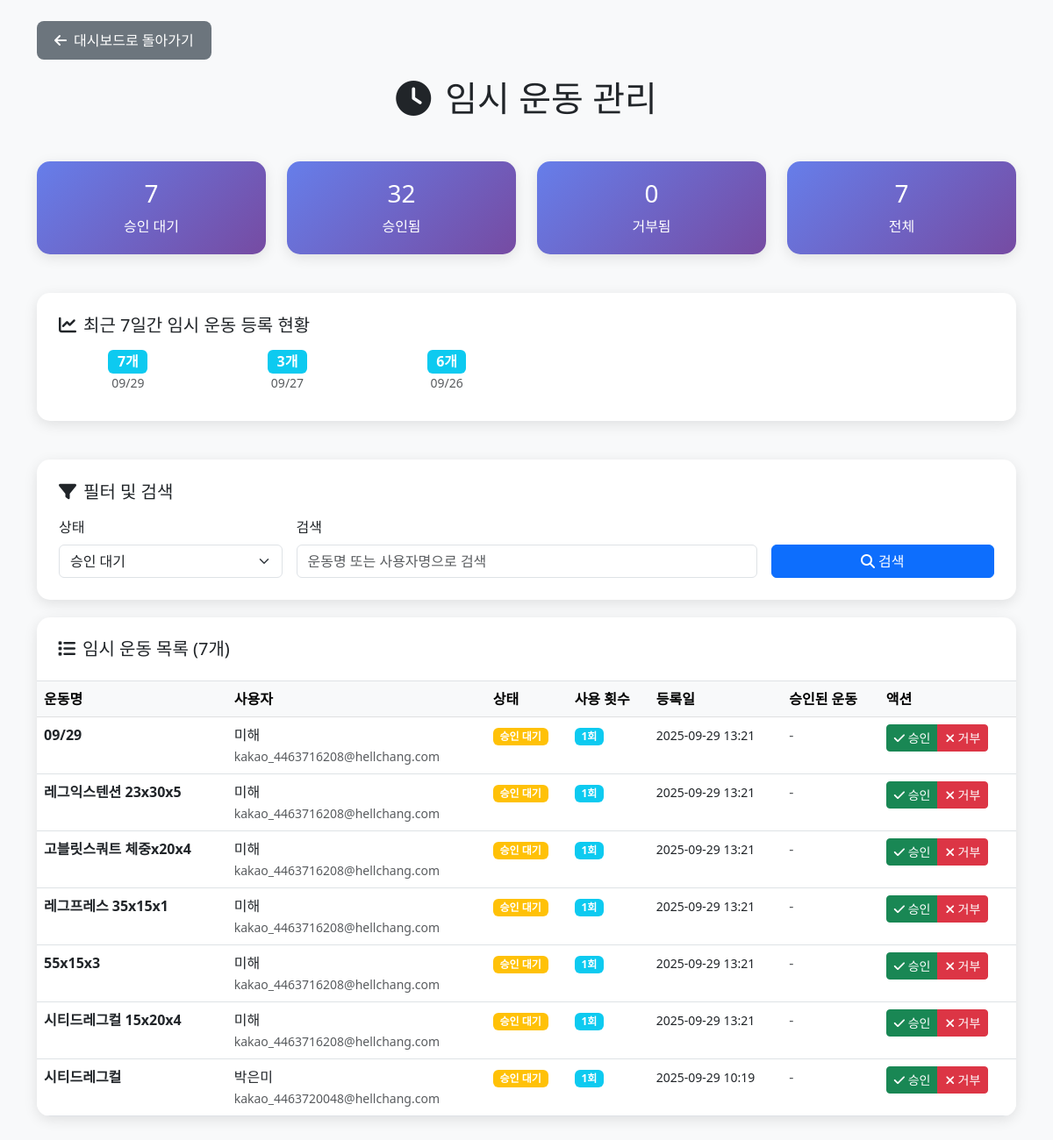
Before: /admin/temp_exercise_management.php (signed in) with the older database file.
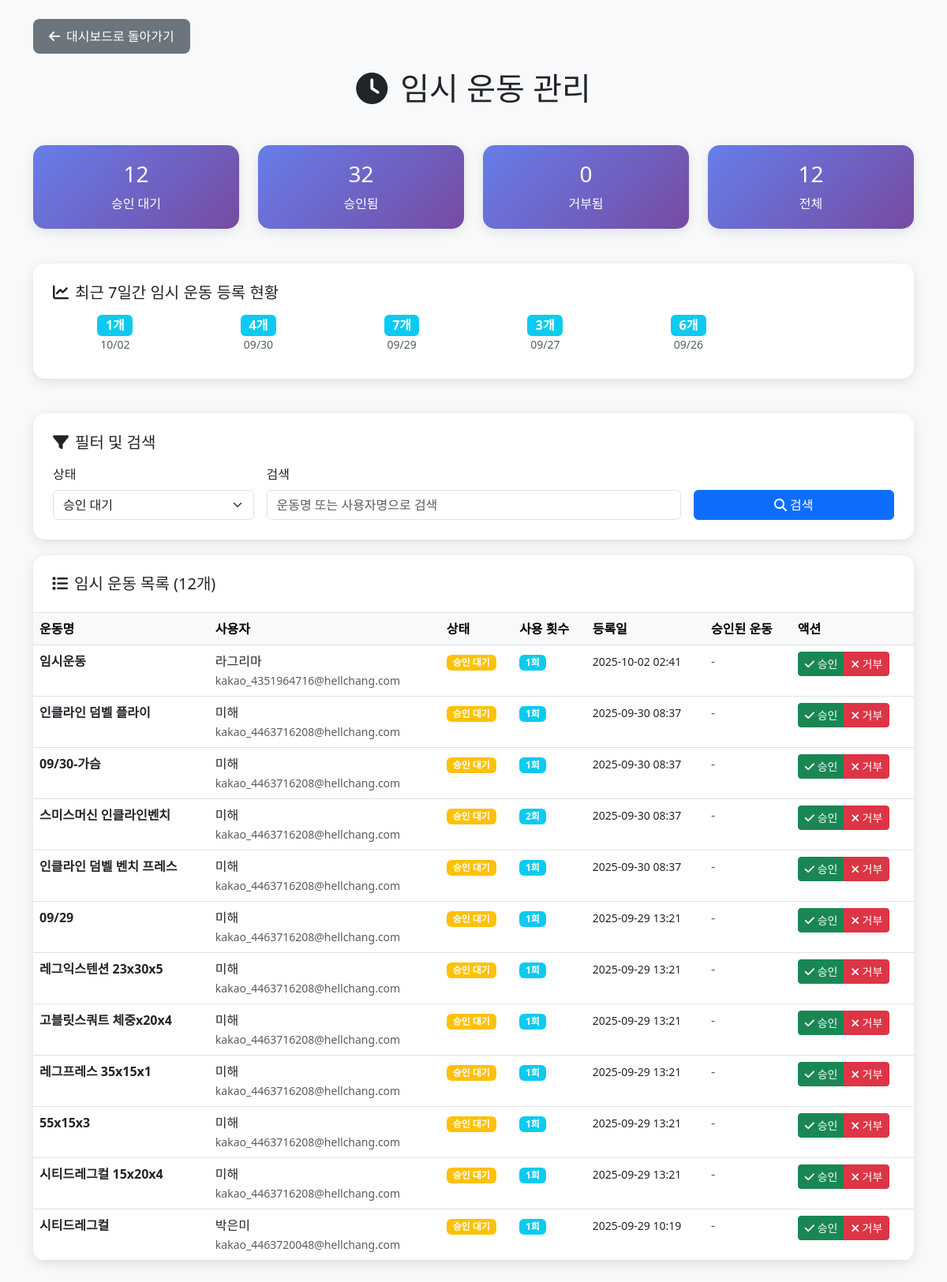
After: the same page with the newer database file.
### tables this page shows
CREATE TABLE IF NOT EXISTS `m_temp_exercise` (
  `temp_ex_id` int(11) NOT NULL AUTO_INCREMENT,
  `user_id` int(11) NOT NULL,
  `exercise_name` varchar(160) NOT NULL COMMENT '사용자가 입력한 운동명',
  `status` enum('pending','approved','rejected') DEFAULT 'pending',
  `approved_ex_id` int(11) DEFAULT NULL COMMENT '승인 시 연결될 정식 운동 ID',
  `created_at` timestamp NULL DEFAULT current_timestamp(),
  `updated_at` timestamp NULL DEFAULT current_timestamp() ON UPDATE current_timestamp(),
  PRIMARY KEY (`temp_ex_id`),
  KEY `idx_temp_user` (`user_id`),
  KEY `idx_temp_status` (`status`),
  CONSTRAINT `fk_temp_user` FOREIGN KEY (`user_id`) REFERENCES `users` (`id`) ON DELETE CASCADE
);

CREATE TABLE IF NOT EXISTS `users` (
  `id` int(11) NOT NULL AUTO_INCREMENT,
  `kakao_id` bigint(20) DEFAULT NULL,
  `username` varchar(100) NOT NULL,
  `email` varchar(255) DEFAULT NULL,
  `profile_image` varchar(500) DEFAULT NULL,
  `created_at` timestamp NULL DEFAULT current_timestamp(),
  `updated_at` timestamp NULL DEFAULT current_timestamp() ON UPDATE current_timestamp(),
  `is_active` tinyint(1) NOT NULL DEFAULT 1,
  `password` varchar(255) DEFAULT NULL,
  PRIMARY KEY (`id`) USING BTREE,
  UNIQUE KEY `email` (`email`) USING BTREE,
  UNIQUE KEY `kakao_id` (`kakao_id`) USING BTREE,
  KEY `idx_users_kakao_id` (`kakao_id`) USING BTREE
);

### admin/temp_exercise_management.php (the view, shortened to what this page needs)
<?php
$pdo = getDB();
$status = isset($_GET['status']) ? $_GET['status'] : 'pending';
$page = isset($_GET['page']) ? (int)$_GET['page'] : 1;
$limit = 20;
$offset = ($page - 1) * $limit;
$search = isset($_GET['search']) ? trim($_GET['search']) : '';
$whereConditions = [];
$params = [];
if ($status !== 'all') {
    $whereConditions[] = "te.status = ?";
    $params[] = $status;
}
$whereClause = !empty($whereConditions) ? "WHERE " . implode(" AND ", $whereConditions) : "";
$countSql = "
    SELECT COUNT(*) as total
    FROM m_temp_exercise te
    LEFT JOIN users u ON te.user_id = u.id
    $whereClause
";
$countStmt = $pdo->prepare($countSql);
$countStmt->execute($params);
$totalCount = $countStmt->fetch(PDO::FETCH_ASSOC)['total'];
$sql = "
    SELECT
        te.temp_ex_id,
        te.exercise_name,
        te.status,
        te.created_at,
        te.updated_at,
        te.approved_ex_id,
        u.username,
        u.email,
        e.name_kr as approved_exercise_name,
        COUNT(we.wx_id) as usage_count
    FROM m_temp_exercise te
    LEFT JOIN users u ON te.user_id = u.id
    LEFT JOIN m_exercise e ON te.approved_ex_id = e.ex_id
    LEFT JOIN m_workout_exercise we ON te.temp_ex_id = we.temp_ex_id
    $whereClause
    GROUP BY te.temp_ex_id, te.exercise_name, te.status, te.created_at, te.updated_at, te.approved_ex_id, u.username, u.email, e.name_kr
    ORDER BY te.created_at DESC
    LIMIT $limit OFFSET $offset
";
$stmt = $pdo->prepare($sql);
$stmt->execute($params);
$tempExercises = $stmt->fetchAll(PDO::FETCH_ASSOC);
$statsSql = "
    SELECT
        status,
        COUNT(*) as count
    FROM m_temp_exercise
    GROUP BY status
";
$statsStmt = $pdo->prepare($statsSql);
$statsStmt->execute();
$stats = [];
while ($row = $statsStmt->fetch(PDO::FETCH_ASSOC)) {
    $stats[$row['status']] = $row['count'];
}
$recentStatsSql = "
    SELECT
        DATE(created_at) as date,
        COUNT(*) as count
    FROM m_temp_exercise
    WHERE created_at >= DATE_SUB(NOW(), INTERVAL 7 DAY)
    GROUP BY DATE(created_at)
    ORDER BY date DESC
";
$recentStatsStmt = $pdo->prepare($recentStatsSql);
$recentStatsStmt->execute();
$recentStats = $recentStatsStmt->fetchAll(PDO::FETCH_ASSOC);
?>
<!DOCTYPE html>
<html lang="ko">
<head>
    <link href="https://cdn.jsdelivr.net/npm/bootstrap@5.3.0/dist/css/bootstrap.min.css" rel="stylesheet">
    <link rel="stylesheet" href="https://cdnjs.cloudflare.com/ajax/libs/font-awesome/6.4.0/css/all.min.css">
</head>
<body class="bg-light">
    <div class="container mt-4">
        <a href="dashboard.php" class="back-btn">
            <i class="fas fa-arrow-left me-2"></i>대시보드로 돌아가기
        </a>
        <h1 class="text-center mb-5">
            <i class="fas fa-clock me-3"></i>임시 운동 관리
        </h1>
        <div class="row mb-4">
            <div class="col-md-3">
                <div class="stats-card text-center">
                    <h3 class="mb-2"><?= $stats['pending'] ?? 0 ?></h3>
                    <p class="mb-0">승인 대기</p>
                </div>
            </div>
            <div class="col-md-3">
                <div class="stats-card text-center">
                    <h3 class="mb-2"><?= $stats['approved'] ?? 0 ?></h3>
                    <p class="mb-0">승인됨</p>
                </div>
            </div>
            <div class="col-md-3">
                <div class="stats-card text-center">
                    <h3 class="mb-2"><?= $stats['rejected'] ?? 0 ?></h3>
                    <p class="mb-0">거부됨</p>
                </div>
            </div>
            <div class="col-md-3">
                <div class="stats-card text-center">
                    <h3 class="mb-2"><?= $totalCount ?></h3>
                    <p class="mb-0">전체</p>
                </div>
            </div>
        </div>
        <?php if (!empty($recentStats)): ?>
        <div class="row mb-4">
            <div class="col-12">
                <div class="menu-card">
                    <h5 class="mb-3"><i class="fas fa-chart-line me-2"></i>최근 7일간 임시 운동 등록 현황</h5>
                    <div class="row">
                        <?php foreach ($recentStats as $stat): ?>
                        <div class="col-md-2 col-sm-4 col-6 mb-2">
                            <div class="text-center">
                                <div class="badge bg-info fs-6"><?= $stat['count'] ?>개</div>
                                <div class="small text-muted"><?= date('m/d', strtotime($stat['date'])) ?></div>
                            </div>
                        </div>
                        <?php endforeach; ?>
                    </div>
                </div>
            </div>
        </div>
        <?php endif; ?>
        <div class="filter-card">
            <h5 class="mb-3"><i class="fas fa-filter me-2"></i>필터 및 검색</h5>
            <form method="get" class="row g-3">
                <div class="col-md-3">
                    <label class="form-label">상태</label>
                    <select name="status" class="form-select">
                        <option value="pending" <?= $status === 'pending' ? 'selected' : '' ?>>승인 대기</option>
                    </select>
                </div>
                <div class="col-md-6">
                    <label class="form-label">검색</label>
                    <input type="text" name="search" class="form-control" placeholder="운동명 또는 사용자명으로 검색" value="<?= htmlspecialchars($search) ?>">
                </div>
                <div class="col-md-3">
                    <label class="form-label">&nbsp;</label>
                    <div class="d-grid">
                        <button type="submit" class="btn btn-primary">
                            <i class="fas fa-search me-1"></i>검색
                        </button>
                    </div>
                </div>
            </form>
        </div>
        <div class="table-card">
            <div class="p-4 border-bottom">
                <h5 class="mb-0"><i class="fas fa-list me-2"></i>임시 운동 목록 (<?= $totalCount ?>개)</h5>
            </div>
            <div class="p-0">
                <?php if (empty($tempExercises)): ?>
                    <div class="text-center py-5">
                        <i class="fas fa-inbox fa-3x text-muted mb-3"></i>
                        <h5 class="text-muted">임시 운동이 없습니다</h5>
                    </div>
                <?php else: ?>
                    <div class="table-responsive">
                        <table class="table table-hover mb-0">
                            <thead class="table-light">
                                <tr>
                                    <th>운동명</th>
                                    <th>사용자</th>
                                    <th>상태</th>
                                    <th>사용 횟수</th>
                                    <th>등록일</th>
                                    <th>승인된 운동</th>
                                    <th>액션</th>
                                </tr>
                            </thead>
                            <tbody>
                                <?php foreach ($tempExercises as $exercise): ?>
                                <tr>
                                    <td>
                                        <strong><?= htmlspecialchars($exercise['exercise_name']) ?></strong>
                                    </td>
                                    <td>
                                        <div>
                                            <div><?= htmlspecialchars($exercise['username']) ?></div>
                                            <small class="text-muted"><?= htmlspecialchars($exercise['email']) ?></small>
                                        </div>
                                    </td>
                                    <td>
                                        <?php
                                        $statusClass = '';
                                        $statusText = '';
                                        switch ($exercise['status']) {
                                            case 'pending':
                                                $statusClass = 'warning';
                                                $statusText = '승인 대기';
                                                break;
                                        }
                                        ?>
                                        <span class="badge bg-<?= $statusClass ?>"><?= $statusText ?></span>
                                    </td>
                                    <td>
                                        <span class="badge bg-info"><?= $exercise['usage_count'] ?>회</span>
                                    </td>
                                    <td>
                                        <small><?= date('Y-m-d H:i', strtotime($exercise['created_at'])) ?></small>
                                    </td>
                                    <td>
                                        <?php if ($exercise['approved_exercise_name']): ?>
                                            <span class="text-success"><?= htmlspecialchars($exercise['approved_exercise_name']) ?></span>
                                        <?php else: ?>
                                            <span class="text-muted">-</span>
                                        <?php endif; ?>
                                    </td>
                                    <td>
                                        <?php if ($exercise['status'] === 'pending'): ?>
                                            <div class="btn-group btn-group-sm">
                                                <button type="button" class="btn btn-success" onclick="approveExercise(<?= $exercise['temp_ex_id'] ?>, '<?= htmlspecialchars($exercise['exercise_name']) ?>')">
                                                    <i class="fas fa-check"></i> 승인
                                                </button>
                                                <button type="button" class="btn btn-danger" onclick="rejectExercise(<?= $exercise['temp_ex_id'] ?>, '<?= htmlspecialchars($exercise['exercise_name']) ?>')">
                                                    <i class="fas fa-times"></i> 거부
                                                </button>
                                            </div>
                                        <?php else: ?>
                                            <span class="text-muted">처리됨</span>
                                        <?php endif; ?>
                                    </td>
                                </tr>
                                <?php endforeach; ?>
                            </tbody>
                        </table>
                    </div>
                <?php endif; ?>
            </div>
        </div>
    </div>
</body>
</html>

### admin/temp_exercise_management.php (style rules this page uses)
.stats-card { background: linear-gradient(135deg, #667eea 0%, #764ba2 100%); color: white; border-radius: 15px; padding: 20px; margin-bottom: 20px; box-shadow: 0 4px 15px rgba(0,0,0,0.1); }
.menu-card { background: white; border-radius: 15px; padding: 25px; margin-bottom: 20px; box-shadow: 0 4px 15px rgba(0,0,0,0.1); transition: transform 0.3s ease, box-shadow 0.3s ease; }
.back-btn { background: #6c757d; border: none; padding: 10px 20px; border-radius: 8px; color: white; text-decoration: none; display: inline-block; margin-bottom: 20px; }
.table-card { background: white; border-radius: 15px; box-shadow: 0 4px 15px rgba(0,0,0,0.1); overflow: hidden; }
.filter-card { background: white; border-radius: 15px; padding: 25px; margin-bottom: 20px; box-shadow: 0 4px 15px rgba(0,0,0,0.1); }

Changed rows visible on the page:
added m_temp_exercise: exercise_name "임시운동", user.username "라그리마", user.email "kakao_4351964716@hellchang.com", status "승인 대기", usage_count "1", created_at "2025-10-02 02:41"
added m_temp_exercise: exercise_name "인클라인 덤벨 플라이", user.username "미해", user.email "kakao_4463716208@hellchang.com", status "승인 대기", usage_count "1", created_at "2025-09-30 08:37"
added m_temp_exercise: exercise_name "09/30-가슴", user.username "미해", user.email "kakao_4463716208@hellchang.com", status "승인 대기", usage_count "1", created_at "2025-09-30 08:37"
added m_temp_exercise: exercise_name "스미스머신 인클라인벤치", user.username "미해", user.email "kakao_4463716208@hellchang.com", status "승인 대기", usage_count "2", created_at "2025-09-30 08:37"
added m_temp_exercise: exercise_name "인클라인 덤벨 벤치 프레스", user.username "미해", user.email "kakao_4463716208@hellchang.com", status "승인 대기", usage_count "1", created_at "2025-09-30 08:37"
Other visible differences:
$stats['pending']: "7" → "12"
$totalCount: "7" → "12"
new list line: "1 개 10/02"
new list line: "4 개 09/30"
